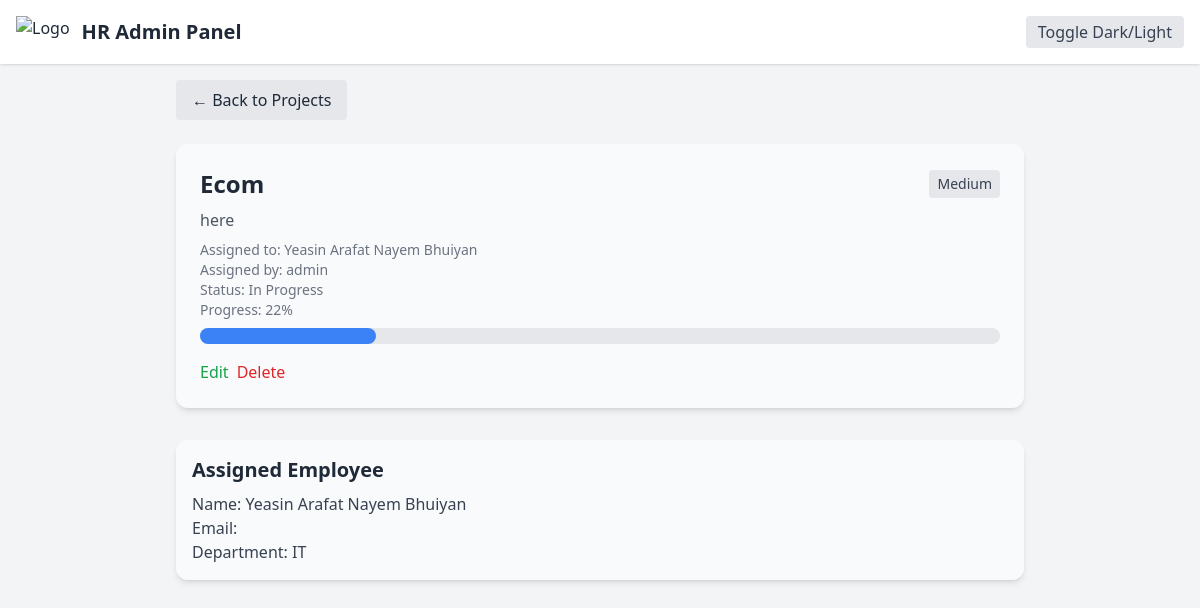
The app's page /adminportal/projects/2/ (signed in) with its own data.
### employees/models.py (models this page shows, shortened)
class Project(models.Model):
    title = models.CharField(max_length=100)
    description = models.TextField()
    assigned_to = models.ForeignKey(EmployeeProfile, on_delete=models.CASCADE)
    assigned_by = models.CharField(max_length=100)
    progress = models.PositiveIntegerField(default=0)
    due_date = models.DateField()
    priority = models.CharField(max_length=10, choices=PRIORITY_CHOICES, default="Medium")
    status = models.CharField(max_length=20, choices=STATUS_CHOICES, default="Planning")

### accounts/models.py (models this page shows, shortened)
class EmployeeProfile(models.Model):
    employee_id = models.CharField(max_length=20, unique=True, blank=True)
    full_name = models.CharField(max_length=100, blank=True, null=True)
    phone = models.CharField(max_length=15)
    department = models.CharField(max_length=50, blank=True, null=True)
    avatar = models.ImageField(upload_to='avatars/', blank=True, null=True)
    password = models.CharField(max_length=128)  # store raw for now
    first_login = models.BooleanField(default=True)
    temp_password = models.CharField(max_length=20, blank=True)  # one-time password
    email = models.EmailField(blank=True, null=True)
    is_active = models.BooleanField(default=True)

### adminpanel/views.py (the view)
# urls.py: path("projects/<int:pk>/", views.admin_project_detail,
@login_required
def admin_project_detail(request, pk):
    if not request.user.is_staff:
        return redirect('dashboard')
    project = get_object_or_404(Project, pk=pk)
    context = {
        "project": project,
    }
    return render(request, "admin_project_detail.html", context)

### adminpanel/templates/admin_project_detail.html (shortened to what this page needs)
{% load static %}
<!DOCTYPE html>
<html lang="en" class="light">
<head>
    <link rel="stylesheet" href="{% static 'css/theme.css' %}">
    <script src="https://cdn.tailwindcss.com"></script>
</head>
<body class="bg-gray-100 dark:bg-gray-900 text-gray-800 dark:text-gray-100 font-sans transition-colors duration-300">
<header class="fixed top-0 w-full z-50 bg-white dark:bg-gray-800 shadow p-4 flex justify-between items-center">
    <div class="flex items-center space-x-3">
        <img src="{% static 'images/logo.png' %}" alt="Logo" class="h-8 w-auto">
        <h1 class="text-xl font-bold text-gray-800 dark:text-gray-100">HR Admin Panel</h1>
    </div>
    <button id="theme-toggle" class="px-3 py-1 rounded bg-gray-200 dark:bg-gray-700 text-gray-700 dark:text-gray-200 hover:bg-gray-300 dark:hover:bg-gray-600 transition">
        Toggle Dark/Light
    </button>
</header>
<main class="pt-20 max-w-4xl mx-auto p-6">
    <a href="{% url 'admin_project_list' %}" class="inline-block mb-6 px-4 py-2 bg-gray-200 dark:bg-gray-700 text-gray-800 dark:text-gray-200 rounded hover:bg-gray-300 dark:hover:bg-gray-600 transition">
        &larr; Back to Projects
    </a>
    <div class="bg-white/50 dark:bg-gray-800/50 p-6 rounded-xl shadow-md hover:shadow-lg transition backdrop-blur-sm mb-8">
        <div class="flex justify-between items-center mb-2">
            <h2 class="text-2xl font-bold text-gray-800 dark:text-gray-100">{{ project.title }}</h2>
            <span class="px-2 py-1 rounded text-sm bg-gray-200 dark:bg-gray-700 text-gray-700 dark:text-gray-200">{{ project.priority }}</span>
        </div>
        <p class="text-gray-600 dark:text-gray-300 mb-2">{{ project.description }}</p>
        <p class="text-sm text-gray-500 dark:text-gray-400">Assigned to: {{ project.assigned_to.full_name }}</p>
        <p class="text-sm text-gray-500 dark:text-gray-400">Assigned by: {{ project.assigned_by }}</p>
        <p class="text-sm text-gray-500 dark:text-gray-400">Status: {{ project.status }}</p>
        <p class="text-sm text-gray-500 dark:text-gray-400">Progress: {{ project.progress }}%</p>
        <div class="w-full bg-gray-200 dark:bg-gray-700 rounded-full h-4 mt-2">
            <div class="h-4 rounded-full bg-blue-500" style="width: {{ project.progress }}%"></div>
        </div>
        <div class="mt-4 flex space-x-2">
            <a href="{% url 'admin_project_edit' project.id %}" class="text-green-600 hover:underline">Edit</a>
            <a href="{% url 'admin_project_delete' project.id %}" class="text-red-600 hover:underline">Delete</a>
        </div>
    </div>
    <div class="bg-white/50 dark:bg-gray-800/50 p-4 rounded-xl shadow-md hover:shadow-lg transition backdrop-blur-sm">
        <h3 class="text-xl font-semibold mb-2 text-gray-800 dark:text-gray-100">Assigned Employee</h3>
        <p class="text-gray-700 dark:text-gray-200">Name: {{ project.assigned_to.full_name }}</p>
        <p class="text-gray-700 dark:text-gray-200">Email: {{ project.assigned_to.user.email }}</p>
        <p class="text-gray-700 dark:text-gray-200">Department: {{ project.assigned_to.department }}</p>
    </div>
</main>
</body>
</html>

### static/css/theme.css (style rules this page uses)
body { box-sizing: border-box; }
.light { --bg-primary: #ffffff; --bg-secondary: #f8fafc; --bg-tertiary: #f1f5f9; --text-primary: #1e293b; --text-secondary: #64748b; --border-color: #e2e8f0; --shadow: rgba(0, 0, 0, 0.1); }

### records on screen
Project: title "Ecom", priority "Medium", description "here", assigned_to.full_name "Yeasin Arafat Nayem Bhuiyan", assigned_by "admin", status "In Progress", progress "22", assigned_to.department "IT"
